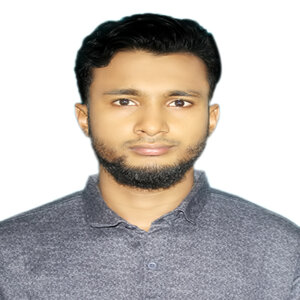
#> input picture rsz_img_2881.jpg, 300 x 300 px
$ python image2.py
#> lines starting #> are read from the running program, lines starting #| are printed output that depends on the picture; after the words box and inside, x2 and y2 are one past the last pixel; in counts of white or black regions, pixels touching at a corner belong together
from PIL import Image, ImageOps, ImageDraw

# ছবির পাথ
img_path = "rsz_img_2881.jpg"

# ছবি ওপেন করে RGBA তে কনভার্ট করা
img = Image.open(img_path).convert("RGBA")

# মাস্ক বানানো (কালো ব্যাকগ্রাউন্ড)
mask = Image.new("L", img.size, 0)
#> mask: PIL image 300x300 L; every value is 0

# মাস্কে বৃত্ত আঁকা
draw = ImageDraw.Draw(mask)
size = min(img.size)
#> size = 300
center = (img.size[0] // 2, img.size[1] // 2)
#> center = (150, 150)
draw.ellipse(
    (center[0] - size//2, center[1] - size//2,
     center[0] + size//2, center[1] + size//2),
    fill=255
)

# ছবিতে মাস্ক লাগানো
rounded_img = ImageOps.fit(img, mask.size, centering=(0.5, 0.5))
rounded_img.putalpha(mask)
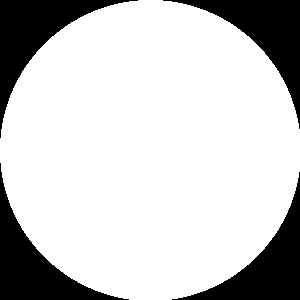
#> mask: PIL image 300x300 L; 79% white; 4 black regions, box (x1, y1, x2, y2) and area: (0, 0, 138, 138) 4868, (163, 0, 300, 129) 4730, (0, 163, 129, 300) 4730, (172, 172, 300, 300) 4593
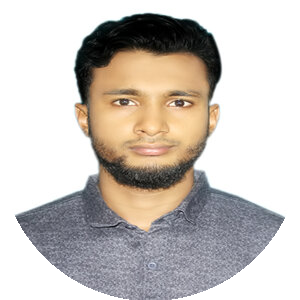
#> rounded_img: PIL image 300x300 RGBA; mean R, G, B, A 189.8, 183.7, 179.5, 201.4; transparent parts drawn white

# সবুজ ব্যাকগ্রাউন্ড তৈরি
green_bg = Image.new("RGBA", img.size, (0, 255, 0, 255))  # সবুজ রঙ
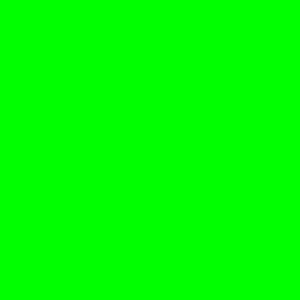
#> green_bg: PIL image 300x300 RGBA; mean R, G, B, A 0, 255, 0, 255

# ব্যাকগ্রাউন্ডে ছবি পেস্ট করা
green_bg.paste(rounded_img, (0, 0), rounded_img)
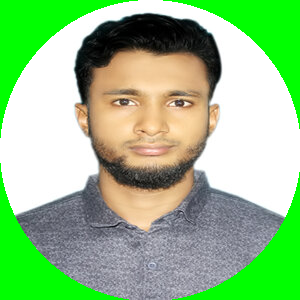
#> green_bg: PIL image 300x300 RGBA; mean R, G, B, A 147.3, 194.5, 135.5, 255

# আউটপুট সেভ করা
green_bg.save("rounded_profile_green.png")
#> (the run stopped early here; a loop or call above may not have finished)
